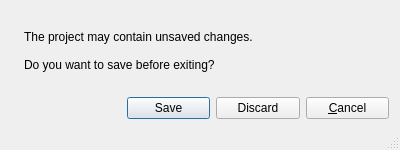
<ui version="4.0" >
 <class>ExitConfirmationBase</class>
 <widget class="QDialog" name="ExitConfirmationBase" >
  <property name="geometry" >
   <rect>
    <x>0</x>
    <y>0</y>
    <width>400</width>
    <height>150</height>
   </rect>
  </property>
  <property name="minimumSize" >
   <size>
    <width>400</width>
    <height>150</height>
   </size>
  </property>
  <property name="windowTitle" >
   <string>Exit Application</string>
  </property>
  <property name="sizeGripEnabled" >
   <bool>true</bool>
  </property>
  <layout class="QGridLayout" >
   <item row="0" column="0" >
    <widget class="QLabel" name="pixmapLabel1" >
     <property name="sizePolicy" >
      <sizepolicy vsizetype="Fixed" hsizetype="Fixed" >
       <horstretch>0</horstretch>
       <verstretch>0</verstretch>
      </sizepolicy>
     </property>
     <property name="pixmap" >
      <pixmap resource="images/StaticImages.qrc" >:/symbol_help.png</pixmap>
     </property>
     <property name="scaledContents" >
      <bool>true</bool>
     </property>
     <property name="alignment" >
      <set>Qt::AlignVCenter</set>
     </property>
     <property name="wordWrap" >
      <bool>true</bool>
     </property>
    </widget>
   </item>
   <item row="0" column="1" colspan="4" >
    <widget class="QLabel" name="textLabel1" >
     <property name="text" >
      <string>The project may contain unsaved changes.

Do you want to save before exiting?</string>
     </property>
     <property name="alignment" >
      <set>Qt::AlignVCenter</set>
     </property>
     <property name="wordWrap" >
      <bool>true</bool>
     </property>
    </widget>
   </item>
   <item row="1" column="0" colspan="2" >
    <spacer name="Horizontal Spacing2" >
     <property name="orientation" >
      <enum>Qt::Horizontal</enum>
     </property>
     <property name="sizeType" >
      <enum>QSizePolicy::Expanding</enum>
     </property>
     <property name="sizeHint" stdset="0" >
      <size>
       <width>110</width>
       <height>20</height>
      </size>
     </property>
    </spacer>
   </item>
   <item row="1" column="4" >
    <widget class="QPushButton" name="buttonCancel" >
     <property name="text" >
      <string>&amp;Cancel</string>
     </property>
     <property name="shortcut" >
      <string/>
     </property>
     <property name="autoDefault" >
      <bool>true</bool>
     </property>
    </widget>
   </item>
   <item row="1" column="2" >
    <widget class="QPushButton" name="buttonSave" >
     <property name="text" >
      <string>Save</string>
     </property>
     <property name="shortcut" >
      <string/>
     </property>
     <property name="autoDefault" >
      <bool>true</bool>
     </property>
     <property name="default" >
      <bool>true</bool>
     </property>
    </widget>
   </item>
   <item row="1" column="3" >
    <widget class="QPushButton" name="buttonDiscard" >
     <property name="text" >
      <string>Discard</string>
     </property>
    </widget>
   </item>
  </layout>
 </widget>
 <layoutdefault spacing="6" margin="11" />
 <pixmapfunction>qPixmapFromMimeSource</pixmapfunction>
 <resources>
  <include location="images/StaticImages.qrc" />
 </resources>
 <connections>
  <connection>
   <sender>buttonCancel</sender>
   <signal>clicked()</signal>
   <receiver>ExitConfirmationBase</receiver>
   <slot>reject()</slot>
   <hints>
    <hint type="sourcelabel" >
     <x>20</x>
     <y>20</y>
    </hint>
    <hint type="destinationlabel" >
     <x>20</x>
     <y>20</y>
    </hint>
   </hints>
  </connection>
 </connections>
</ui>
